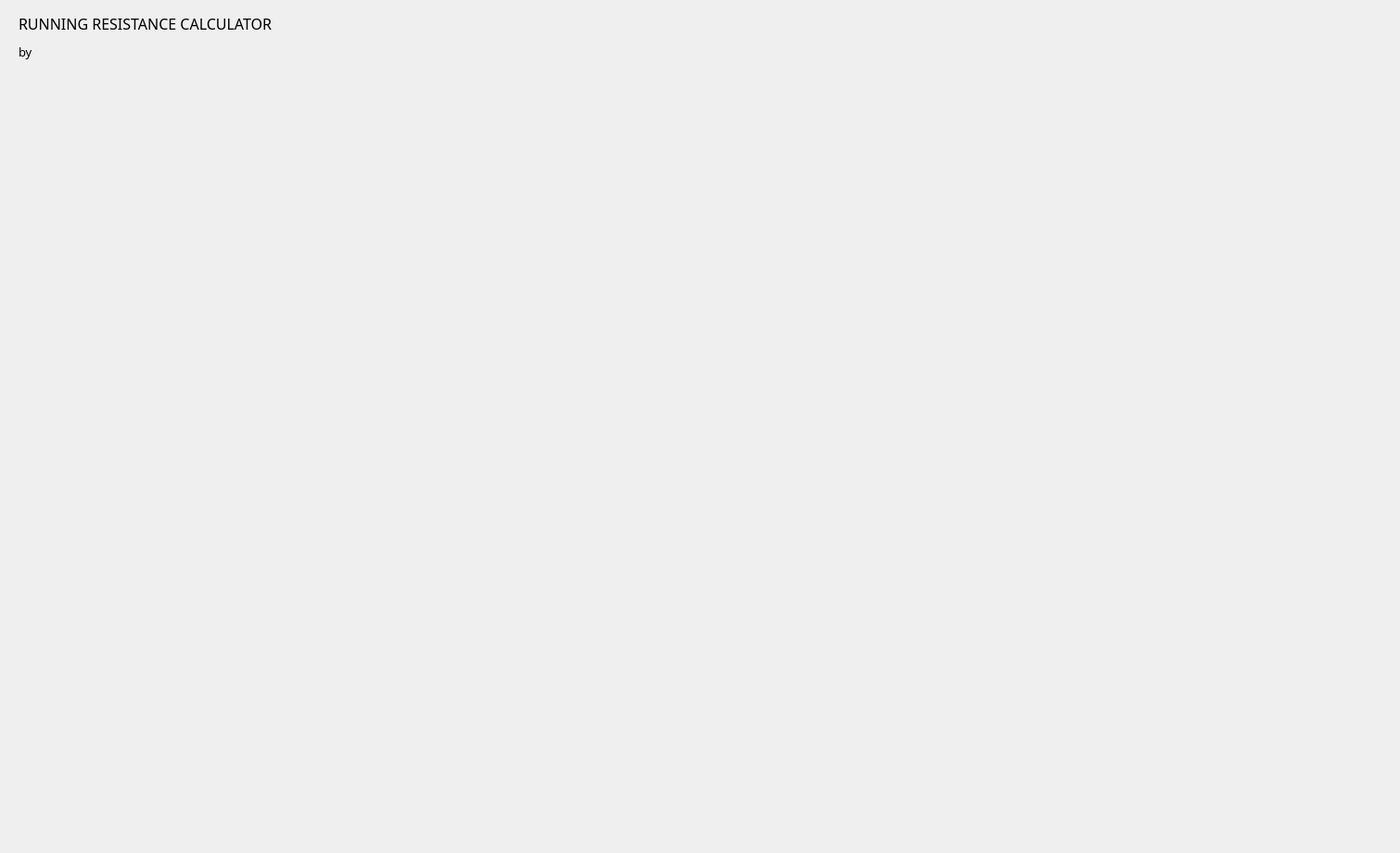
    <widget class="QWidget" name="tab_2">
     <attribute name="title">
      <string>Details</string>
     </attribute>
     <widget class="RunresVehicleForce" name="RunresVehicleForce" native="true">
      <property name="geometry">
       <rect>
        <x>20</x>
        <y>510</y>
        <width>481</width>
        <height>401</height>
       </rect>
      </property>
     </widget>
     <widget class="RunresWheelForce" name="RunresWheelForce" native="true">
      <property name="geometry">
       <rect>
        <x>1020</x>
        <y>510</y>
        <width>481</width>
        <height>401</height>
       </rect>
      </property>
     </widget>
     <widget class="RunresMotorForce" name="RunresMotorForce" native="true">
      <property name="geometry">
       <rect>
        <x>520</x>
        <y>510</y>
        <width>481</width>
        <height>401</height>
       </rect>
      </property>
     </widget>
     <widget class="RunresVehicle" name="RunresVehicle" native="true">
      <property name="geometry">
       <rect>
        <x>20</x>
        <y>90</y>
        <width>481</width>
        <height>401</height>
       </rect>
      </property>
     </widget>
     <widget class="RunresWheel" name="RunresWheel" native="true">
      <property name="geometry">
       <rect>
        <x>1020</x>
        <y>90</y>
        <width>481</width>
        <height>401</height>
       </rect>
      </property>
     </widget>
     <widget class="RunresMotor" name="RunresMotor" native="true">
      <property name="geometry">
       <rect>
        <x>520</x>
        <y>90</y>
        <width>481</width>
        <height>401</height>
       </rect>
      </property>
     </widget>
     <widget class="QLabel" name="label_App2_2">
      <property name="geometry">
       <rect>
        <x>20</x>
        <y>40</y>
        <width>81</width>
        <height>31</height>
       </rect>
      </property>
      <property name="font">
       <font>
        <family>Biryani SemiBold</family>
        <pointsize>10</pointsize>
       </font>
      </property>
      <property name="text">
       <string>by</string>
      </property>
     </widget>
     <widget class="QLabel" name="label_App1_2">
      <property name="geometry">
       <rect>
        <x>20</x>
        <y>10</y>
        <width>631</width>
        <height>31</height>
       </rect>
      </property>
      <property name="font">
       <font>
        <family>Biryani Black</family>
        <pointsize>12</pointsize>
       </font>
      </property>
      <property name="text">
       <string>RUNNING RESISTANCE CALCULATOR</string>
      </property>
     </widget>
     <widget class="QLabel" name="label_2">
      <property name="geometry">
       <rect>
        <x>10</x>
        <y>20</y>
        <width>151</width>
        <height>71</height>
       </rect>
      </property>
      <property name="styleSheet">
       <string notr="true">image: url(:/Background/logo.png);</string>
      </property>
      <property name="text">
       <string/>
      </property>
     </widget>
     <zorder>label_2</zorder>
     <zorder>RunresVehicleForce</zorder>
     <zorder>RunresWheelForce</zorder>
     <zorder>RunresMotorForce</zorder>
     <zorder>RunresVehicle</zorder>
     <zorder>RunresWheel</zorder>
     <zorder>RunresMotor</zorder>
     <zorder>label_App2_2</zorder>
     <zorder>label_App1_2</zorder>
    </widget>
